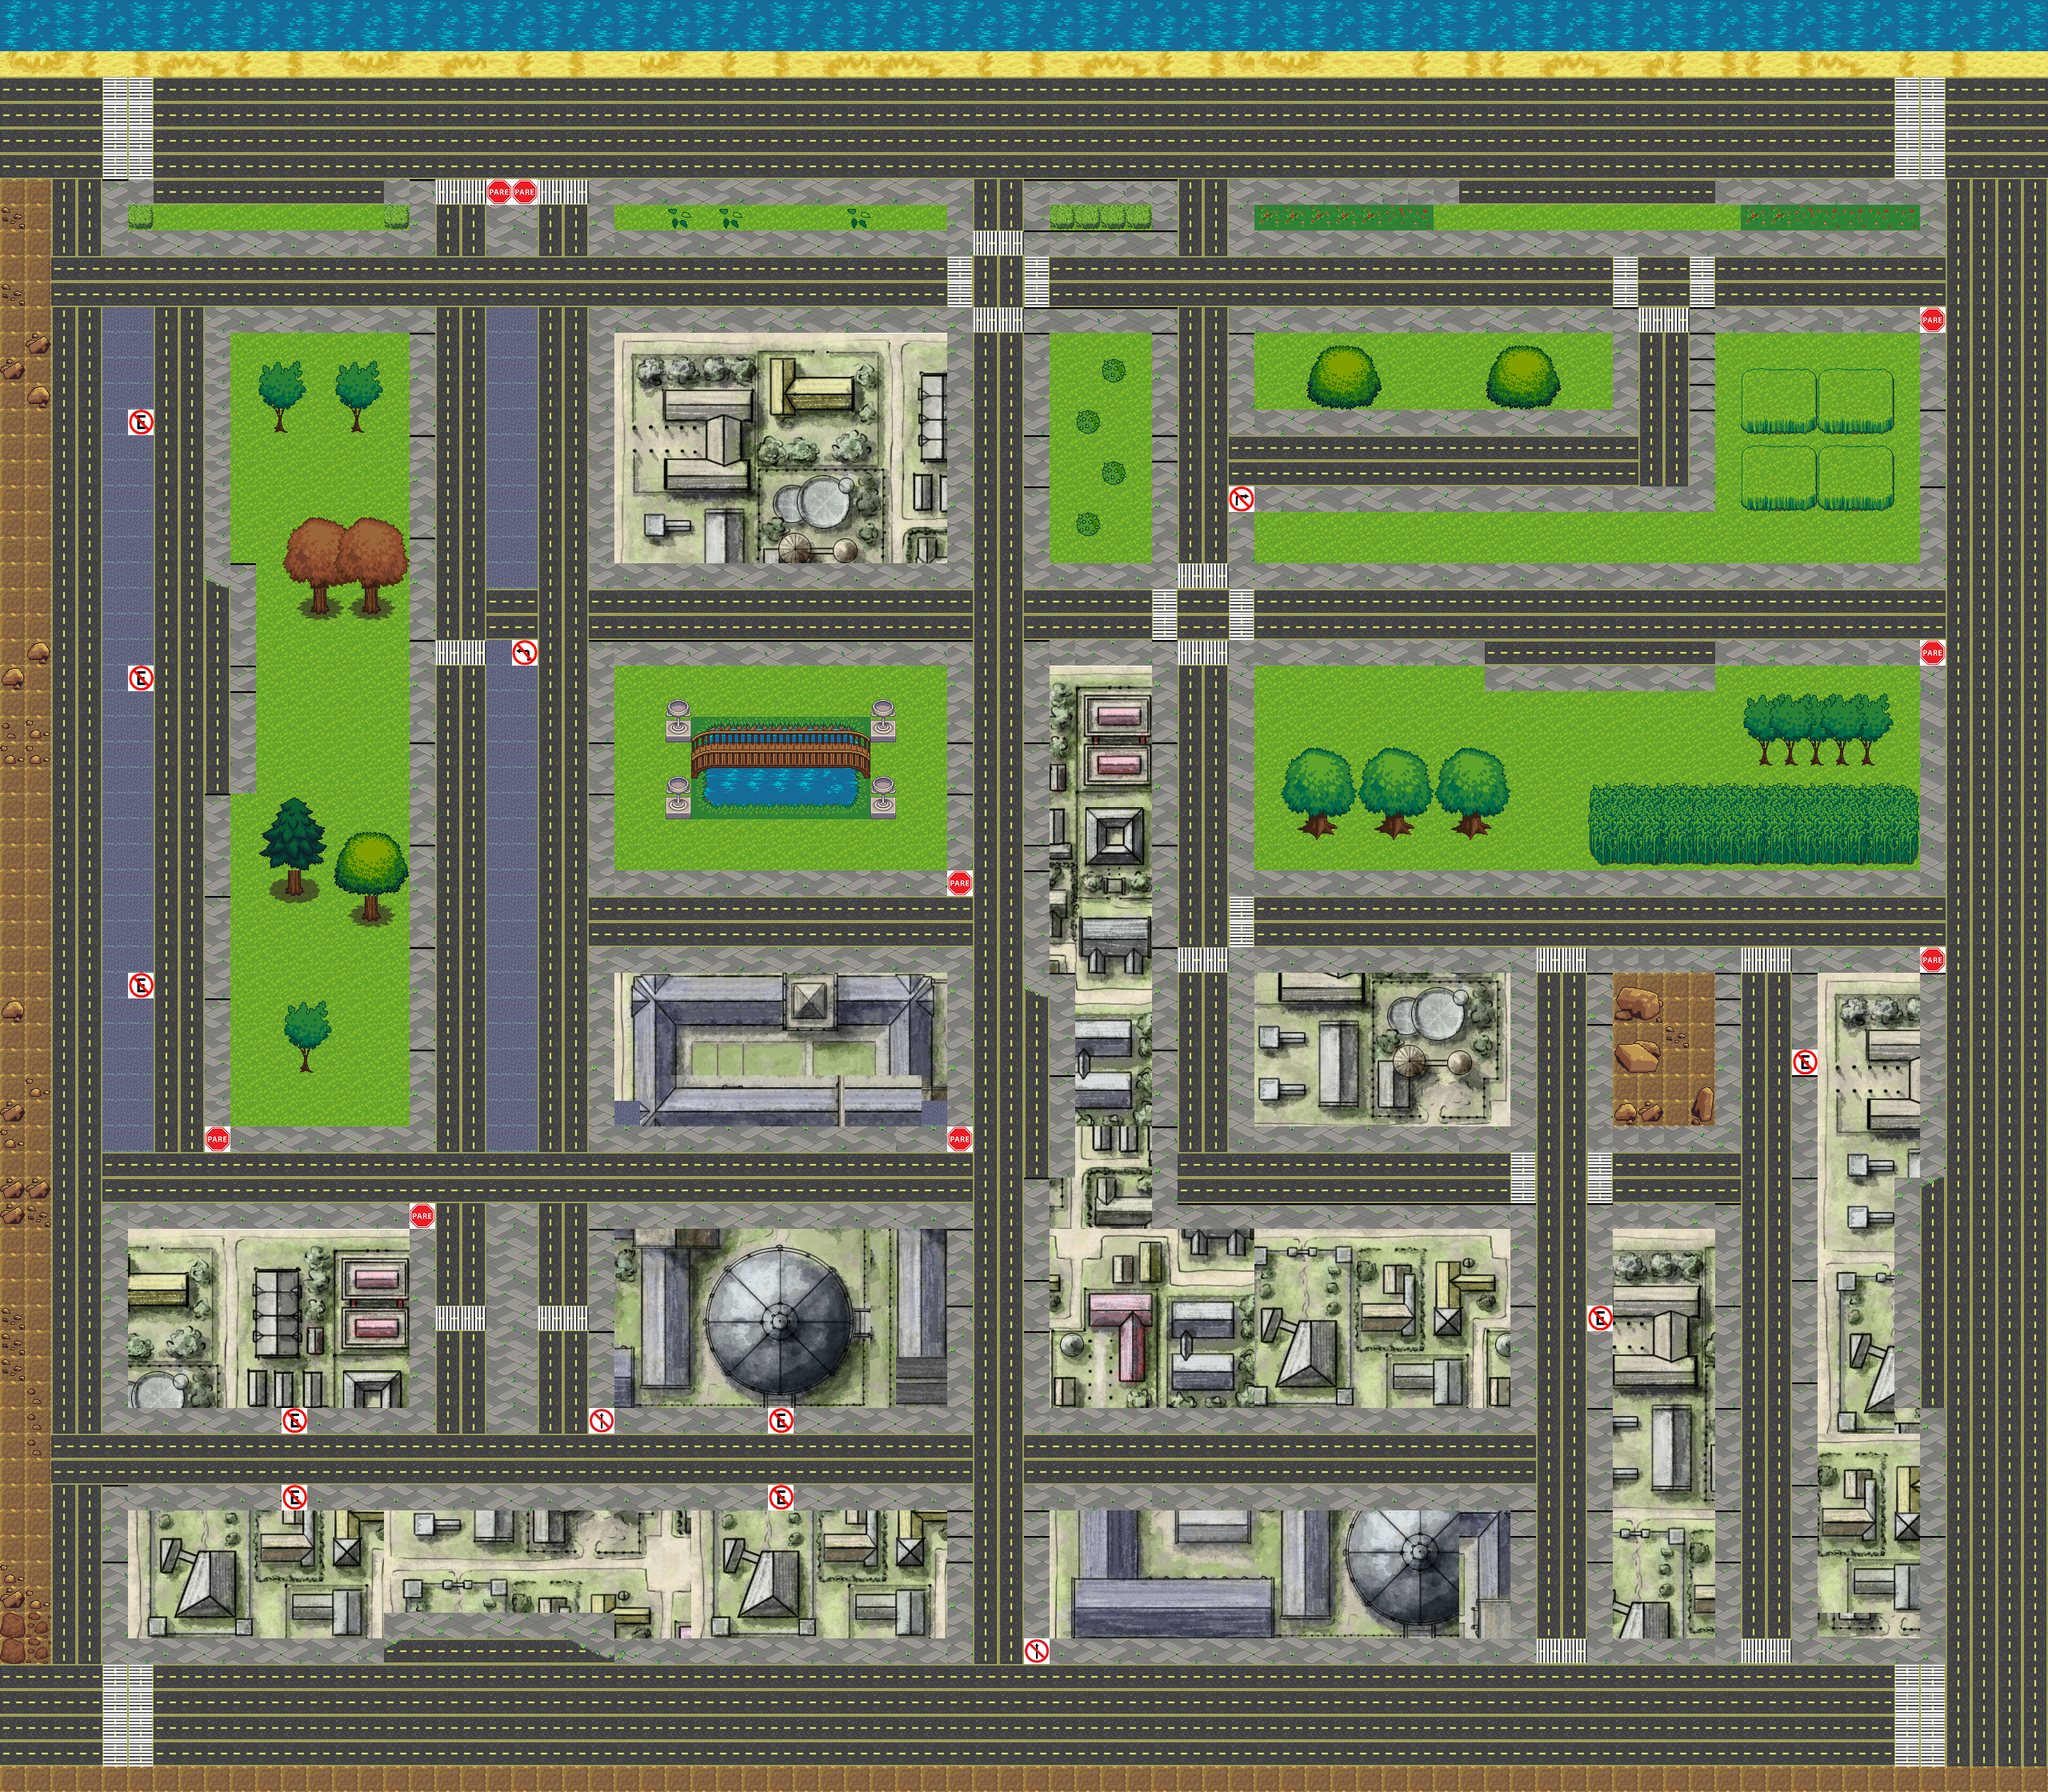

Rendered tile map (Tiled .tmx) drawn with the repository's tilesets; below, a short description and the map source with its tile grids summarised:
An orthogonal 80x70 tile map with 32x32 px tiles, 3 tile layers (background, object, object_plan), 2 hidden layers not drawn, 9 tilesets and 35 objects (23x TrafficLightEntity, 7x EnemyEntity, PedestrianLightEntity, PedestrianEntity, mainPlayer, ...).

<map version="1.0" orientation="orthogonal" width="80" height="70" tilewidth="32" tileheight="32">
 <tileset firstgid="1" name="Metatiles" tilewidth="32" tileheight="32">
  <image source="../img/map/metatiles32x32.png" width="160" height="32" />
  <tile id="0">
   <properties>
    <property name="type" value="solid" />
   </properties>
  </tile>
  <tile id="1">
   <properties>
    <property name="type" value="platform" />
   </properties>
  </tile>
 </tileset>
 <tileset firstgid="6" name="Ruas" tilewidth="32" tileheight="32">
  <image source="../img/map/tiles.png" width="192" height="160" />
  <tile id="0">
   <properties>
    <property name="sidewalk_r" value="true" />
   </properties>
  </tile>
 </tileset>
 <tileset firstgid="36" name="sidewalk" tilewidth="32" tileheight="32">
  <image source="../img/map/sidewalk.png" width="192" height="64" />
 </tileset>
 <tileset firstgid="48" name="Terreno" tilewidth="32" tileheight="32">
  <image source="../img/map/terrain_atlas.png" width="1024" height="1024" />
 </tileset>
 <tileset firstgid="1072" name="Placas" tilewidth="32" tileheight="32">
  <image source="../img/map/placas.png" width="160" height="32" />
 </tileset>
 <tileset firstgid="1077" name="Atlas" tilewidth="32" tileheight="32">
  <image source="../img/map/base_out_atlas.png" width="1024" height="1024" />
 </tileset>
 <tileset firstgid="2101" name="Quartel" tilewidth="32" tileheight="32">
  <image source="../img/map/quarter.png" width="600" height="601" />
 </tileset>
 <tileset firstgid="2425" name="terrain_trans" tilewidth="32" tileheight="32">
  <image source="../img/map/terrain_atlas.png" trans="ffffff" width="1024" height="1024" />
 </tileset>
 <tileset firstgid="3449" name="Universidade" tilewidth="32" tileheight="32">
  <image source="../img/map/university.png" trans="ffffff" width="600" height="601" />
 </tileset>
 <layer name="background" width="80" height="70">
  <data>[5600 cells, 5600 non-empty, 21 distinct tile ids]</data>
 </layer>
 <layer name="object" width="80" height="70">
  <data>[5600 cells, 1651 non-empty, 652 distinct tile ids]</data>
 </layer>
 <layer name="object_plan" width="80" height="70">
  <data>[5600 cells, 108 non-empty, 54 distinct tile ids]</data>
 </layer>
 <layer name="sidewalk" width="80" height="70" visible="0">
  <data>[5600 cells, 1040 non-empty, 12 distinct tile ids]</data>
 </layer>
 <objectgroup color="#55ffff" name="SemaforosPedestres" width="80" height="70" visible="0">
  <object name="PedestrianLightEntity" x="736" y="704" width="32" height="160">
   <properties>
    <property name="image" value="pedestrian_lights_vertical" />
    <property name="spriteheight" value="160" />
    <property name="spritewidth" value="32" />
   </properties>
  </object>
 </objectgroup>
 <objectgroup color="#0000ff" name="Semaforos" width="80" height="70" visible="0">
  <object name="TrafficLightEntity" x="0" y="390" width="192" height="48">
   <properties>
    <property name="image" value="lights_horizontal" />
    <property name="spriteheight" value="64" />
    <property name="spritewidth" value="192" />
   </properties>
  </object>
  <object name="TrafficLightEntity" x="128" y="390" width="192" height="48">
   <properties>
    <property name="image" value="lights_horizontal" />
    <property name="spriteheight" value="64" />
    <property name="spritewidth" value="192" />
   </properties>
  </object>
  <object name="TrafficLightEntity" x="608" y="390" width="192" height="48">
   <properties>
    <property name="image" value="lights_horizontal" />
    <property name="spriteheight" value="64" />
    <property name="spritewidth" value="192" />
   </properties>
  </object>
  <object name="TrafficLightEntity" x="480" y="390" width="192" height="48">
   <properties>
    <property name="image" value="lights_horizontal" />
    <property name="spriteheight" value="64" />
    <property name="spritewidth" value="192" />
   </properties>
  </object>
  <object name="TrafficLightEntity" x="1152" y="390" width="192" height="48">
   <properties>
    <property name="image" value="lights_horizontal" />
    <property name="spriteheight" value="64" />
    <property name="spritewidth" value="192" />
   </properties>
  </object>
  <object name="TrafficLightEntity" x="480" y="230" width="192" height="48">
   <properties>
    <property name="image" value="lights_horizontal" />
    <property name="spriteheight" value="64" />
    <property name="spritewidth" value="192" />
   </properties>
  </object>
  <object name="TrafficLightEntity" x="608" y="230" width="192" height="48">
   <properties>
    <property name="image" value="lights_horizontal" />
    <property name="spriteheight" value="64" />
    <property name="spritewidth" value="192" />
   </properties>
  </object>
  <object name="TrafficLightEntity" x="1152" y="230" width="192" height="48">
   <properties>
    <property name="image" value="lights_horizontal" />
    <property name="spriteheight" value="64" />
    <property name="spritewidth" value="192" />
   </properties>
  </object>
  <object name="TrafficLightEntity" x="1408" y="390" width="192" height="48">
   <properties>
    <property name="image" value="lights_horizontal" />
    <property name="spriteheight" value="64" />
    <property name="spritewidth" value="192" />
   </properties>
  </object>
  <object name="TrafficLightEntity" x="1984" y="384" width="192" height="64">
   <properties>
    <property name="image" value="lights_horizontal" />
    <property name="spriteheight" value="64" />
    <property name="spritewidth" value="192" />
   </properties>
  </object>
  <object name="TrafficLightEntity" x="2368" y="384" width="192" height="64">
   <properties>
    <property name="image" value="lights_horizontal" />
    <property name="spriteheight" value="64" />
    <property name="spritewidth" value="192" />
   </properties>
  </object>
  <object name="TrafficLightEntity" x="1408" y="230" width="192" height="48">
   <properties>
    <property name="image" value="lights_horizontal" />
    <property name="spriteheight" value="64" />
    <property name="spritewidth" value="192" />
   </properties>
  </object>
  <object name="TrafficLightEntity" x="1408" y="806" width="192" height="48">
   <properties>
    <property name="image" value="lights_horizontal" />
    <property name="spriteheight" value="64" />
    <property name="spritewidth" value="192" />
   </properties>
  </object>
  <object name="TrafficLightEntity" x="1152" y="806" width="192" height="48">
   <properties>
    <property name="image" value="lights_horizontal" />
    <property name="spriteheight" value="64" />
    <property name="spritewidth" value="192" />
   </properties>
  </object>
  <object name="TrafficLightEntity" x="1408" y="1190" width="192" height="48">
   <properties>
    <property name="image" value="lights_horizontal" />
    <property name="spriteheight" value="64" />
    <property name="spritewidth" value="192" />
   </properties>
  </object>
  <object name="TrafficLightEntity" x="1856" y="1190" width="192" height="48">
   <properties>
    <property name="image" value="lights_horizontal" />
    <property name="spriteheight" value="64" />
    <property name="spritewidth" value="192" />
   </properties>
  </object>
  </objectgroup>
 <objectgroup color="#000000" name="Carros" width="80" height="70">
  <!-- 11 objects omitted --></objectgroup>
 <objectgroup color="#005500" name="Pedestres" width="80" height="70" visible="0">
  <!-- 4 objects omitted --></objectgroup>
 <objectgroup color="#00ff00" name="Entities" width="80" height="70" visible="0">
  <!-- 3 objects omitted --></objectgroup>
 <objectgroup color="#ff0000" name="FaixaOnibus" width="80" height="70" visible="0">
  <!-- 1 objects omitted --></objectgroup>
 <layer name="collision" width="80" height="70" visible="0">
  <data>[5600 cells, 906 non-empty, 1 distinct tile ids]</data>
 </layer>
</map>
<!-- 18 of 35 objects omitted -->
